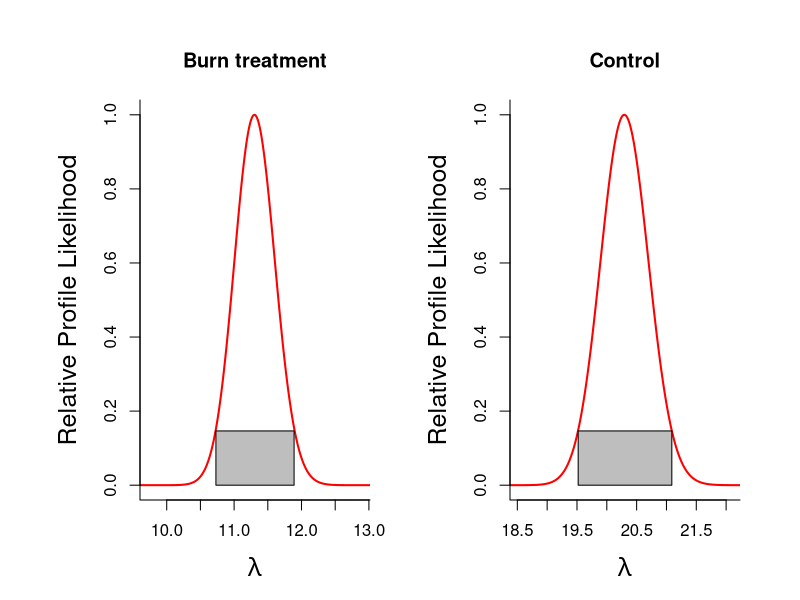
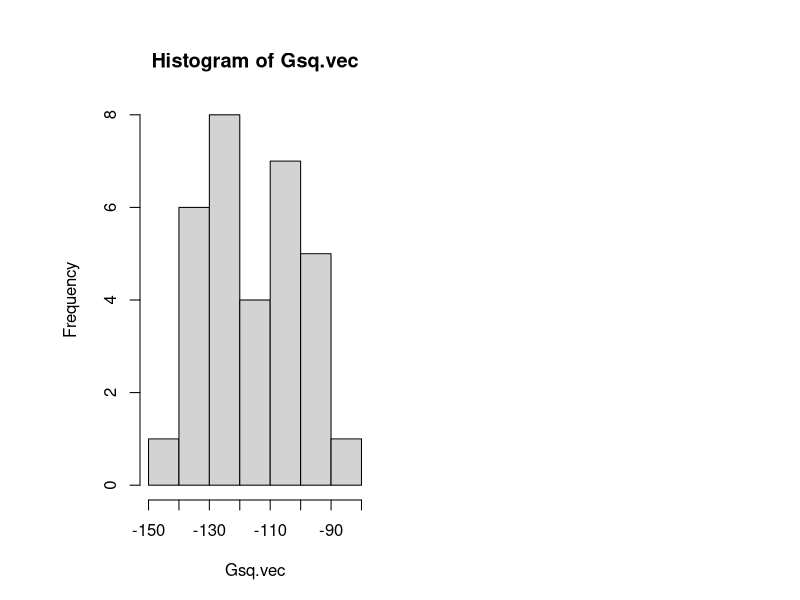

Reproduce these figures in R, in order.
##### David Mason ##### 14 April 2021 ##### STAT ECOL PROJ ###
# Set-up #####
library(tidyverse)
seeds <- read.csv("seed_trap.csv", header = T)
seeds_long <- pivot_longer(seeds, cols = 4:9,names_to = "SPECIES", 
													 values_to = "SEEDS")

burn <- seeds_long %>% 
filter(TREATMENT == "BURN")
control <- seeds_long %>% 
filter(TREATMENT == "CONTROL")
# Calculate seed arrival MLE ####
treatment <- function(burn,control ,plot.it=FALSE){

	# Computing Likelihood for Observed Data ####
	llh_poisson <- function(lambda, y){
		# log(likelihood) by summing 
		llh <- sum(dpois(y, lambda, log=TRUE))
  		return(llh)
	}

	lambdas <- seq(0,100, by=0.01)

	# compute log-likelihood for all lambda values
	burn_ll <- sapply(lambdas,function(x){llh_poisson(x,burn$SEEDS)})
	max.burn.ll <- max(burn_ll)
	burn.mle <- lambdas[burn_ll==max.burn.ll]
	burn.rel.l <- exp(burn_ll - max.burn.ll)
	burn.ci.cuttoff <- exp(-qchisq(p=0.95, df=1)/2)
	burn.cut.m.rell <- burn.ci.cuttoff - burn.rel.l
	burn.ci.indices <- which(burn.cut.m.rell<0, arr.ind=TRUE)
	burn.len.ciind <- length(burn.ci.indices)
	burn.left.CL <- lambdas[burn.ci.indices[1]]
	burn.right.CL <-lambdas[burn.ci.indices[burn.len.ciind]]
	n.burn <- length(burn$SEEDS)
	
	control_ll <- sapply(lambdas,function(x){llh_poisson(x,control$SEEDS)})
	max.control.ll <- max(control_ll)
	control.mle <- lambdas[control_ll==max.control.ll]
	control.rel.l <- exp(control_ll - max.control.ll)
	control.ci.cuttoff <- exp(-qchisq(p=0.95, df=1)/2)
	control.cut.m.rell <- control.ci.cuttoff - control.rel.l
	control.ci.indices <- which(control.cut.m.rell<0, arr.ind=TRUE)
	control.len.ciind <- length(control.ci.indices)
	control.left.CL <- lambdas[control.ci.indices[1]]
	control.right.CL <-lambdas[control.ci.indices[control.len.ciind]]
	n.control <- length(control$SEEDS)	

	#### Null model log-likelihood: no difference between burn and control?
	all.data  <- c(as.vector(burn$SEEDS), as.vector(control$SEEDS))
	null_ll <- sapply(lambdas,function(x){llh_poisson(x,all.data)})
	max.null.ll <- max(null_ll)
	null.mle <- lambdas[null_ll==max.null.ll]

	bic.sep.model <- -2*(max.burn.ll+max.control.ll) + 2*log(n.burn+n.control)
	bic.null.model <- -2*max.null.ll + 1*log(n.burn+n.control)
	if(bic.sep.model<bic.null.model){outcome <- 
		"Separate model is best"}else{outcome<- 
			"There's no difference between control and burn"}
	# Save the lambdas and log-likelihoods in a data frame
	burn_df <- data.frame(ll=burn_ll, lambda=lambdas)
	burn_df$TREATMENT <- c("BURN")
	control_df <- data.frame(ll=control_ll, lambda=lambdas)
	control_df$TREATMENT <- c("CONTROL")
	profile.ll <- rbind(burn_df, control_df)
	
	# Save the MLES and the confidence intervals	
	burn.cis <- c(burn.left.CL, burn.mle, burn.right.CL)
	ctl.cis  <- c(control.left.CL, control.mle, control.right.CL)
	out <- rbind(burn.cis, ctl.cis)	
	colnames(out) <- c("LCL", "MLE", "UPL")
	rownames(out) <- c("Burn treat.", "Control")
	
	
	
	if(plot.it==TRUE){
		
		burn.ci <- seq(from=burn.left.CL, to=burn.right.CL, by=0.01)
		ctl.ci <- seq(from=control.left.CL, to=control.right.CL, by=0.01)
		ci.height <- burn.ci.cuttoff
		
		xlims.burn <- c(burn.left.CL-1, burn.right.CL+1)
		xlims.ctl  <- c(control.left.CL-1, control.right.CL+1) 
		par(mfrow=c(1,2), oma=c(1,2,1,1), mar=c(4,5,4,2))		
		plot(lambdas, burn.rel.l, type="l", col="red", lwd=2, xlim=xlims.burn, xlab=expression(lambda), 
		ylab="Relative Profile Likelihood", cex.lab=1.5, bty="l", main="Burn treatment")
		polygon(x=c(burn.ci,rev(burn.ci)), y=c(rep(0,length(burn.ci)),rep(ci.height,length(burn.ci))), col="grey")
		plot(lambdas, control.rel.l, type="l", col="red", lwd=2, xlim=xlims.ctl,xlab=expression(lambda), 
		ylab="Relative Profile Likelihood", cex.lab=1.5, bty="l", main="Control")
		polygon(x=c(ctl.ci,rev(ctl.ci)), y=c(rep(0,length(ctl.ci)),rep(ci.height,length(ctl.ci))), col="grey")		
		
	}
	
	
	return(list(CIS.lambdas=out,bic.sep.model=bic.sep.model, bic.null.model=bic.null.model, outcome=outcome))
}

output <- treatment(burn,control,plot.it = TRUE)
out.mle <- output[[1]]

burn.lamb.mle <- out.mle[1,3]
control.lamb.mle <- out.mle[2,3]
# Calculate proportion of establishment MLE ####
# Number of trials 
N <- 10
burn.reps <- 21
control.reps <- 21

# Simulate the data
burn.samp <- rbinom(n=burn.reps, size=N, prob=0.6)
cont.samp <- rbinom(n=burn.reps, size=N, prob=0.3)

# Calculate phat
burn.p.hat <- sum(burn.samp)/(N*length(burn.samp))
cont.p.hat <- sum(cont.samp)/(N*length(cont.samp))

# Estimate seed establishment for treatments ####
# Number of trials (arriving seeds) is from lambda
burn.est <- rbinom(n=burn.reps, size=round(burn.lamb.mle), prob = burn.p.hat)
cont.est <- rbinom(n=control.reps, size=round(control.lamb.mle), prob = cont.p.hat)

# Comparing total plant establishmet by treatment ####

# Likelihood function under the null
lnLo <- function(burn,control,burn.trials,con.trials){
	
	both.counts <- c(burn,control)
	Ntrials <- round((burn.trials+con.trials)/2)
	p.hat <- sum(c(burn,control))/(Ntrials*length(both.counts))
	llikevec <- dbinom(x=both.counts, size=Ntrials, prob=p.hat, log=TRUE)
	return(sum(llikevec))
}

# Likelihood function under the alternative
lnL1 <- function(burn,control,burn.trials,con.trials){
	
	phat.burn <- sum(burn)/(burn.trials*length(burn))
	phat.cont <- sum(control)/(con.trials*length(control))
	
	llike.burn <- sum(dbinom(x=burn,size=round(burn.trials), prob=phat.burn, log=TRUE))
	llike.cont <- sum(dbinom(x=cont.est,size=round(control.lamb.mle), prob=phat.cont, log=TRUE))
	
	return(sum(c(llike.burn,llike.cont)))
}

# Computing Gsq = -2log(Lo/L1)
lnLo.hat <- lnLo(burn=burn.est, control=cont.est, 
								 burn.trials = burn.lamb.mle, con.trials = control.lamb.mle)
lnL1.hat <- lnL1(burn=burn.est, control=cont.est, 
								 burn.trials = burn.lamb.mle, con.trials = control.lamb.mle)

Gsq <- -2*(lnLo.hat-lnL1.hat)
alpha <- 0.001
Gsq.crit <- qchisq(p=1-alpha, df=3-1)
pvalue <- 1-pchisq(q=Gsq, df=3-1)

# Parametric bootstrapping ####

boot <- 5000
both <- c(burn.est,cont.est)
phat.Ho <- sum(both)/(N*length(both)); # MLE under H0 = sum(xis)/sum(nis)
Gsq.vec <- rep(0,boot)

	Ntrials <- round((burn.lamb.mle+control.lamb.mle)/2)

for(i in 1:boot){
	# Simulate data like the one observed but under the Null hypothesis
	burn.boot <- rbinom(n=burn.reps, size=round(burn.lamb.mle), prob=phat.Ho)
	cont.boot <- rbinom(n=control.reps, size=round(control.lamb.mle), prob=phat.Ho)
	
	lnLo.boot <- lnLo(burn=burn.boot, control=cont.boot,
										 burn.trials = burn.lamb.mle, con.trials = control.lamb.mle)	
	lnL1.boot <- lnL1(burn=burn.boot, control=cont.boot,
										 burn.trials = burn.lamb.mle, con.trials = control.lamb.mle)		
	
	Gsq.vec[i] <- -2*(lnLo.boot-lnL1.boot)
	
}

boot.pval <- sum(Gsq.vec > Gsq)/2000 # Proportion of boostrap Gsq's that are bigger than the observed Gsq
print(boot.pval) # compare to Chisquare pvalue
print(pvalue)

hist(Gsq.vec)
abline(v=Gsq, col="red")
